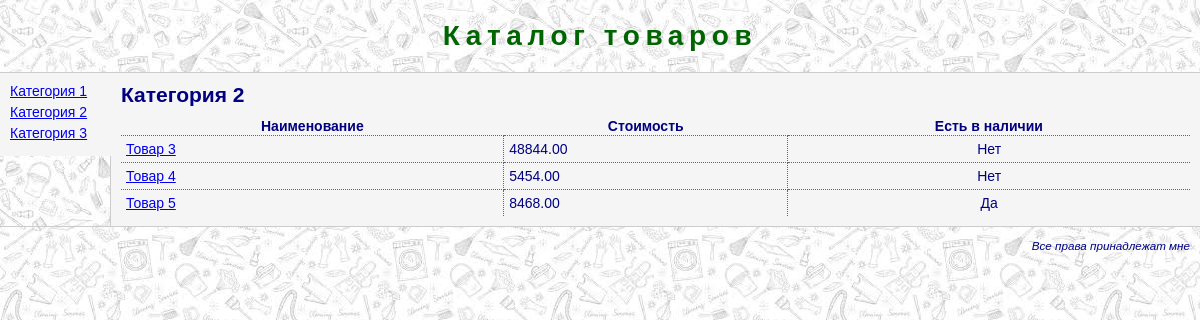
Page /goods/2/ on the committed database.
### testSite/models.py (models this page shows, shortened)
class Category(models.Model):
    name = models.CharField(verbose_name="Наименование", max_length = 30, unique = True)
    description = models.TextField(verbose_name="Описание")
    class Meta:
        verbose_name = "Категория"
        verbose_name_plural = "Категории"

class Good(models.Model):
    name = models.CharField(verbose_name="Наименование", max_length = 50, unique = True)
    description = models.TextField(verbose_name="Описание")
    in_stock = models.BooleanField(verbose_name="В наличии", default = True, db_index = True)
    category = models.ForeignKey(Category)
    price = models.DecimalField(verbose_name="Стоимость", decimal_places = 2, max_digits = 8, default = 0)
    amount_available = models.IntegerField(verbose_name="Количество в наличии", default=0, null=0)
    class Meta:
        ordering = ["-price", "name"]
        unique_together = ("category", "name", "price")
        verbose_name = "товар"
        verbose_name_plural = "товары"

### testSite/views.py (the view)
# urls.py: url(r'^(?:(?P<id>\d+)/)?$', 'index'),
def index(request, id):
    cats = Category.objects.all().order_by("name")
    if id == None:
        cat = Category.objects.first()
    else:
        cat = Category.objects.get(pk = id)
    goods = Good.objects.filter(category = cat).order_by("name")
    return render(request, "index.html", {"category": cat, "cats": cats, "goods": goods})

### testSite/Templates/index.html (shortened to what this page needs)
{% extends "base.html" %}
{% block main %}
    <h2>{{ category.name }}</h2>
    <table>
        <tr>
            <th>Наименование</th>
            <th>Стоимость</th>
            <th>Есть в наличии</th>
        </tr>
        {% for good in goods %}
            <tr>
                <td><a href="/goods/good/{{ good.id }}/">{{ good.name }}</a></td>
                <td>{% if not good.price > 0 %}Цена не указана{% else %}{{ good.price }}{% endif %}</td>
                <td class="centered">{% if good.in_stock %}Да{% else %}Нет{% endif %}</td>
            </tr>
        {% endfor %}
    </table>
{% endblock %}

### testSite/Templates/base.html (shortened to what this page needs)
{% load staticfiles %}
<!DOCTYPE html>
<html lang="ru">
<head>
    <link type="text/css" href="{% static "main.css" %}" rel="stylesheet">
</head>
<body>
    <div id="header">
        <h1>Каталог товаров</h1>
    </div>
    <div id="leftmenu">
        <ul>
            {% for cat in cats %}
                <li><a href="/goods/{{ cat.id }}/">{{ cat.name }}</a></li>
            {% endfor %}
        </ul>
    </div>
    <div id="main">
        {% block main %}
        {% endblock %}
    </div>
    <div id="footer">
        <p>Все права принадлежат мне</p>
    </div>
</body>
</html>

### testSite/static/main.css (style rules this page uses)
body { margin: 0px; padding: 0px; background-color: linen; font-family: Tahoma, sans-serif; font-size: 14px; background-image: url("images (2).jpg"); color: navy; }
#header { text-align: center; color: darkgreen; border-bottom: 1px #cccccc solid; }
#header h1 { margin: 20px 0px 20px 0px; letter-spacing: 0.2em; }
#leftmenu { float: left; width: 100px; padding: 10px; background-color: whitesmoke; }
#leftmenu ul { margin: 0px; padding: 0px; }
#leftmenu ul li { list-style-type: none; margin-bottom: 5px; }
#main { margin-left: 110px; border-left: 1px #cccccc solid; padding: 10px; background-color: whitesmoke; }
#main h2 { margin: 0px 0px 10px 0px; }
#main table { width: 100%; border-style: hidden; border-collapse: collapse; }
#main table td, main table th { border: 1px #666666 dotted; padding: 5px; }
#main table td.centered { text-align: center; }
#footer { text-align: right; border-top: 1px #cccccc solid; padding-right: 10px; }
#footer p { font-size: smaller; font-style: italic; }

### rows in the picture
Category: name "Категория 1"
Category: name "Категория 2"
Category: name "Категория 3"
Good: name "Товар 3", price "48844.00", in_stock "Нет"
Good: name "Товар 4", price "5454.00", in_stock "Нет"
Good: name "Товар 5", price "8468.00", in_stock "Да"
